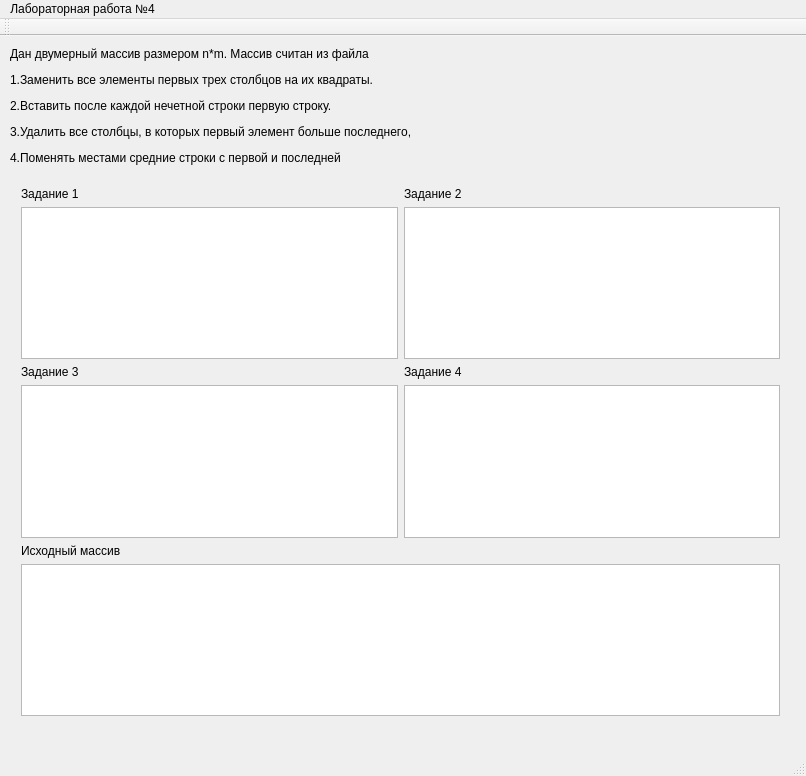
<?xml version="1.0" encoding="UTF-8"?>
<ui version="4.0">
 <class>MainWindow</class>
 <widget class="QMainWindow" name="MainWindow">
  <property name="geometry">
   <rect>
    <x>0</x>
    <y>0</y>
    <width>806</width>
    <height>776</height>
   </rect>
  </property>
  <property name="windowTitle">
   <string>MainWindow</string>
  </property>
  <widget class="QWidget" name="centralWidget">
   <widget class="QLabel" name="label">
    <property name="geometry">
     <rect>
      <x>10</x>
      <y>0</y>
      <width>641</width>
      <height>141</height>
     </rect>
    </property>
    <property name="text">
     <string>&lt;html&gt;&lt;head/&gt;&lt;body&gt;&lt;p&gt;Дан двумерный массив размером &lt;span style=&quot; font-family:'Courier New';&quot;&gt;n*m&lt;/span&gt;. Массив считан из файла&lt;/p&gt;&lt;p&gt;1.&lt;span style=&quot; font-family:'Times New Roman'; font-size:7pt;&quot;/&gt;Заменить все элементы первых трех столбцов на их квадраты. &lt;/p&gt;&lt;p&gt;2.&lt;span style=&quot; font-family:'Times New Roman'; font-size:7pt;&quot;/&gt;Вставить после каждой нечетной строки первую строку. &lt;/p&gt;&lt;p&gt;3.&lt;span style=&quot; font-family:'Times New Roman'; font-size:7pt;&quot;/&gt;Удалить все столбцы, в которых первый элемент больше последнего, &lt;/p&gt;&lt;p&gt;4.&lt;span style=&quot; font-family:'Times New Roman'; font-size:7pt;&quot;/&gt;Поменять местами средние строки с первой и последней &lt;/p&gt;&lt;/body&gt;&lt;/html&gt;</string>
    </property>
   </widget>
   <widget class="QWidget" name="gridLayoutWidget">
    <property name="geometry">
     <rect>
      <x>10</x>
      <y>140</y>
      <width>781</width>
      <height>551</height>
     </rect>
    </property>
    <layout class="QGridLayout" name="gridLayout">
     <item row="1" column="0">
      <widget class="QTableWidget" name="tableWidget"/>
     </item>
     <item row="0" column="1">
      <widget class="QLabel" name="label_3">
       <property name="text">
        <string>Задание 2</string>
       </property>
      </widget>
     </item>
     <item row="0" column="0">
      <widget class="QLabel" name="label_2">
       <property name="text">
        <string>Задание 1</string>
       </property>
      </widget>
     </item>
     <item row="1" column="1">
      <widget class="QTableWidget" name="tableWidget_2"/>
     </item>
     <item row="2" column="0">
      <widget class="QLabel" name="label_4">
       <property name="text">
        <string>Задание 3</string>
       </property>
      </widget>
     </item>
     <item row="2" column="1">
      <widget class="QLabel" name="label_5">
       <property name="text">
        <string>Задание 4</string>
       </property>
      </widget>
     </item>
     <item row="4" column="0" colspan="2">
      <widget class="QLabel" name="label_6">
       <property name="text">
        <string>Исходный массив</string>
       </property>
      </widget>
     </item>
     <item row="3" column="0">
      <widget class="QTableWidget" name="tableWidget_3"/>
     </item>
     <item row="3" column="1">
      <widget class="QTableWidget" name="tableWidget_4"/>
     </item>
     <item row="5" column="0" colspan="2">
      <widget class="QTableWidget" name="tableWidget_5"/>
     </item>
    </layout>
   </widget>
  </widget>
  <widget class="QMenuBar" name="menuBar">
   <property name="geometry">
    <rect>
     <x>0</x>
     <y>0</y>
     <width>806</width>
     <height>21</height>
    </rect>
   </property>
   <widget class="QMenu" name="menu_4">
    <property name="title">
     <string>Лабораторная работа №4</string>
    </property>
   </widget>
   <addaction name="menu_4"/>
  </widget>
  <widget class="QToolBar" name="mainToolBar">
   <attribute name="toolBarArea">
    <enum>TopToolBarArea</enum>
   </attribute>
   <attribute name="toolBarBreak">
    <bool>false</bool>
   </attribute>
  </widget>
  <widget class="QStatusBar" name="statusBar"/>
 </widget>
 <layoutdefault spacing="6" margin="11"/>
 <resources/>
 <connections/>
</ui>
